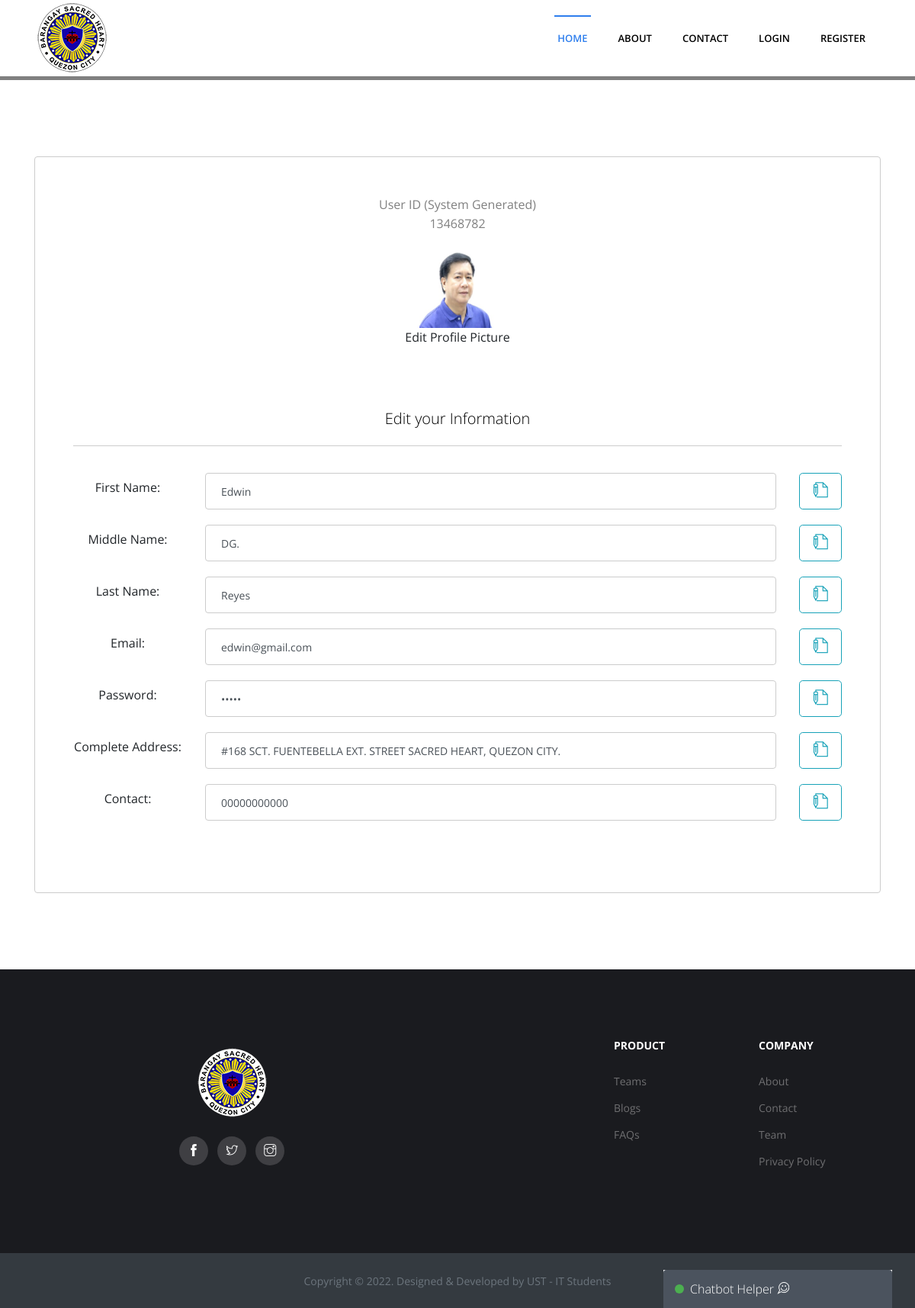
/index.php/home/edit_info, run on an earlier commit of the app's database.
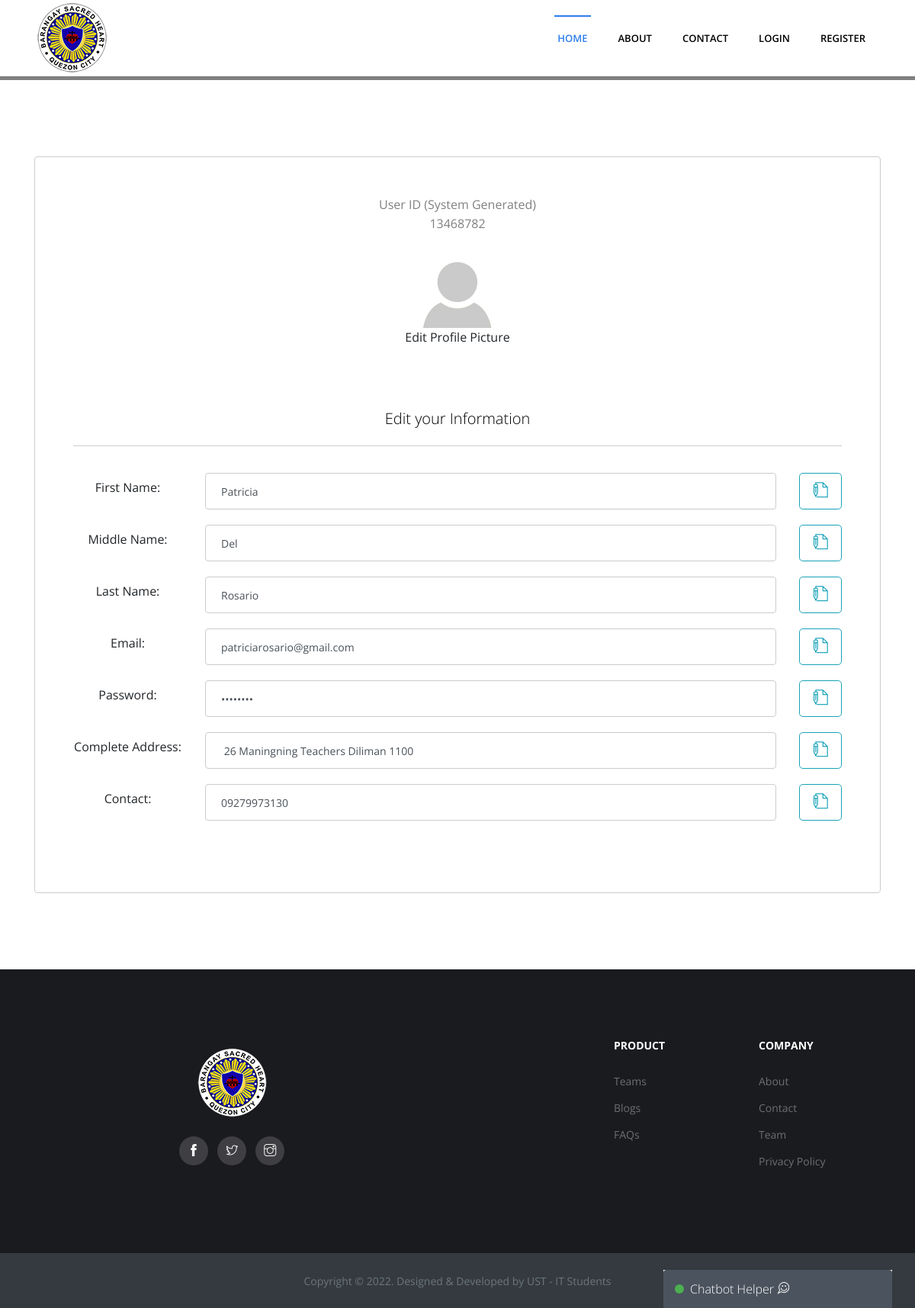
And on a later commit of the database.
### tables this page shows
CREATE TABLE `tbl_info` (
  `info_id` int(11) NOT NULL,
  `info_logo` varchar(100) NOT NULL,
  `info_adv_logo` varchar(100) NOT NULL,
  `info_mission` text NOT NULL,
  `info_vision` text NOT NULL,
  `info_gmap` text NOT NULL,
  `info_location` text NOT NULL,
  `info_number1` varchar(100) NOT NULL,
  `info_number2` varchar(100) NOT NULL,
  `info_home_userfile` varchar(100) NOT NULL,
  `info_home_tagline` varchar(100) NOT NULL,
  `info_home_greetings` text NOT NULL,
  `info_youtube_link` text NOT NULL,
  `info_about_userfile1` varchar(100) NOT NULL,
  `info_about_userfile2` varchar(100) NOT NULL,
  `info_about_userfile3` varchar(100) NOT NULL,
  `info_about_census` varchar(100) NOT NULL
);

CREATE TABLE `tbl_users` (
  `user_id` int(11) NOT NULL,
  `username` varchar(100) NOT NULL,
  `password` varchar(100) NOT NULL,
  `usertype` int(11) NOT NULL,
  `email` varchar(100) NOT NULL,
  `fname` varchar(100) NOT NULL,
  `mname` varchar(100) NOT NULL,
  `lname` varchar(100) NOT NULL,
  `address` varchar(500) NOT NULL,
  `contact` varchar(100) NOT NULL,
  `userfile` varchar(500) NOT NULL,
  `approved` int(11) NOT NULL,
  `verification_code` varchar(100) NOT NULL,
  `validation_code` varchar(500) NOT NULL,
  `reg_userfile` varchar(250) NOT NULL,
  `position` varchar(250) NOT NULL,
  `dp_userfile` varchar(250) NOT NULL,
  `date_created` timestamp NOT NULL DEFAULT current_timestamp()
);

### application/controllers/Home.php (called while the page is built, shortened)
<?php
class Home extends CI_Controller {
	public function edit_info(){
		if($this->session->userdata('usertype') == 1)
		{
			$error = "Register or Login First";
			$this->session->set_userdata('error' , $error);
			redirect('/home', 'refresh');
		}
		else
		{
			$notif_count = 0;
			$data['notif_count'] = $notif_count;
			$newdata = array(
				'user_id'  => $this->session->userdata('user_id'),
				'username'  => $this->session->userdata('username'),
				'fname'  => $this->session->userdata('fname'),
				'mname'  => $this->session->userdata('mname'),
				'lname'  => $this->session->userdata('lname'),
				'usertype'  => $this->session->userdata('usertype'),
				'email'     => $this->session->userdata('email'),
				'logged_in' => $this->session->userdata('logged_in'),
				'notif_count' => $notif_count
			);
			$info = $this->user_model->users_retrieve($this->session->userdata('user_id'));
			$data['profile'] = array(
				'user_id' => $info[0]->user_id,
				'username' => $info[0]->username,
				'password' => $info[0]->password,
				'usertype' => $info[0]->usertype,
				'email' => $info[0]->email,
				'fname' => $info[0]->fname,
				'mname' => $info[0]->mname,
				'lname' => $info[0]->lname,
				'address' => $info[0]->address,
				'contact' => $info[0]->contact,
				'userfile' => $info[0]->userfile,
				'approved' => $info[0]->approved,
				'date_created' => $info[0]->date_created
			);
			$data['user'] = $newdata;
			$data['error'] = $this->session->userdata('error');
			$data['success'] = $this->session->userdata('success');
			$data['info'] = $this->get_info();
			$this->load->view('plus/header', $data);
			$this->load->view('profile', $data);
			$this->load->view('plus/footer', $data);
			$this->session->unset_userdata('error');
			$this->session->unset_userdata('success');
		}
	}
	public function get_info(){
		$result = $this->info_model->info_retrieve();
		foreach($result as $r){
			$myArr['logo'] = $r->info_logo;
			$myArr['adv_logo'] = $r->info_adv_logo;
			$myArr['mission'] = $r->info_mission;
			$myArr['vision'] = $r->info_vision;
			$myArr['gmap'] = $r->info_gmap;
			$myArr['location'] = $r->info_location;
			$myArr['number1'] = $r->info_number1;
			$myArr['number2'] = $r->info_number2;
			$myArr['home_userfile'] = $r->info_home_userfile;
			$myArr['home_tagline'] = $r->info_home_tagline;
			$myArr['home_greetings'] = $r->info_home_greetings;
			$myArr['youtube_link'] = $r->info_youtube_link;
			$myArr['about_userfile1'] = $r->info_about_userfile1;
			$myArr['about_userfile2'] = $r->info_about_userfile2;
			$myArr['about_userfile3'] = $r->info_about_userfile3;
			$myArr['about_census'] = $r->info_about_census;
		}
		return $myArr;
	}
}

### index.php (called while the page is built, shortened)
<?php
require_once BASEPATH.'core/CodeIgniter.php';

### application/models/User_model.php (called while the page is built, shortened)
<?php
class User_model extends CI_Model {
        public function users_retrieve($id = null){
			$this->db->order_by('date_created', 'DESC');
            $query = $this->db->get('tbl_users');
            return $query->result();
        }
    }
?>

### application/models/Info_model.php (called while the page is built, shortened)
<?php
class Info_model extends CI_Model {
		public function info_retrieve(){
            $query = $this->db->get('tbl_info');
            return $query->result();
        }
  }
?>

### application/views/profile.php (the view, shortened to what the rows shown need)
<section class="user-login section">
	<div class="container">
		<div class="row">
			<div class="col-12">
				<div class="block">
					<div class="content text-center">
						<div class="logo">
							<label>User ID (System Generated)</label> <br>
							<label> 13468782 </label> <br> <br>
							<a href="#">
								<img src="<?php echo base_url() ?>assets/files/users/<?php if($profile['userfile'] != ""){ echo $profile['userfile']; } else {echo "default.jpg";}; ?>"
								alt="" style="width:100px; height: 100px;">
							</a> <br>
						</div>
							<?php echo form_open('home/update_info');?>
							<div class="row">
								<div class="col-lg-9 col-sm-12">
									<input type="text" class="form-control main" id="fname" name="fname" value="<?php echo $profile['fname']; ?>" required>
								</div>
							</div>
							<?php echo form_close();?>
							<?php echo form_open('home/update_info');?>
							<div class="row">
								<div class="col-lg-9 col-sm-12">
									<input type="text" class="form-control main" id="mname"  name="mname"  value="<?php echo $profile['mname']; ?>" required>
								</div>
							</div>
							<?php echo form_close();?>
							<?php echo form_open('home/update_info');?>
							<div class="row">
								<div class="col-lg-9 col-sm-12">
									<input type="text" class="form-control main" id="lname" name="lname" value="<?php echo $profile['lname']; ?>" required>
								</div>
							</div>
							<?php echo form_close();?>
							<?php echo form_open('home/update_info');?>
							<div class="row">
								<div class="col-lg-9 col-sm-12">
									<input type="email" class="form-control main" id="email" name="email" value="<?php echo $profile['email']; ?>" required>
								</div>
							</div>
							<?php echo form_close();?>
							<?php echo form_open('home/update_info');?>
							<div class="row">
								<div class="col-lg-9 col-sm-12">
									<input type="password" class="form-control main" id="password" name="password" value="<?php echo $profile['password']; ?>" required>
								</div>
							</div>
							<?php echo form_close();?>
							<?php echo form_open('home/update_info');?>
							<div class="row">
								<div class="col-lg-9 col-sm-12">
									<input type="text" class="form-control main" id="address" name="address" value="<?php echo $profile['address']; ?>" required>
								</div>
							</div>
							<?php echo form_close();?>
							<?php echo form_open('home/update_info');?>
							<div class="row">
								<div class="col-lg-9 col-sm-12">
									<input type="text" class="form-control main" id="contact" name="contact" value="<?php echo $profile['contact']; ?>" required>
								</div>
							</div>
							<?php echo form_close();?>
							<br>
					</div>
				</div>
			</div>
		</div>
	</div>
</section>

### application/views/plus/header.php (shortened to what the rows shown need)
<!DOCTYPE html>
<html lang="en">
<head>
	<link rel="stylesheet" href="https://cdn.jsdelivr.net/npm/bootstrap@4.6.2/dist/css/bootstrap.min.css"
>
	<link href="<?php echo base_url(); ?>assets/plugins/slick/slick.css" rel="stylesheet">
	<link href="<?php echo base_url(); ?>assets/plugins/themify-icons/themify-icons.css" rel="stylesheet">
	<link href="<?php echo base_url(); ?>assets/plugins/slick/slick-theme.css" rel="stylesheet">
	<link href="<?php echo base_url(); ?>assets/plugins/fancybox/jquery.fancybox.min.css" rel="stylesheet">
	<link href="<?php echo base_url(); ?>assets/plugins/aos/aos.css" rel="stylesheet">
	<link href="https://cdn.jsdelivr.net/npm/notyf@3/notyf.min.css" rel="stylesheet">
	<link href="https://cdn.datatables.net/1.12.1/css/jquery.dataTables.min.css" rel="stylesheet">
	<link href="https://cdn.datatables.net/1.12.1/css/dataTables.bootstrap4.min.css" rel="stylesheet">
	<link href="<?php echo base_url(); ?>assets/css/style.css" rel="stylesheet">
</head>
<body class="body-wrapper" data-spy="scroll" data-target=".privacy-nav">
	<nav class="navbar main-nav navbar-expand-lg px-2 px-sm-0 py-2 py-lg-0">
		<div class="container">
			<a class="navbar-brand" href="<?php echo base_url(); ?>"><img alt="logo" src="<?php echo base_url(); ?>assets/files/info/<?php echo $info['logo']; ?>"></a>
		</div>
	</nav>

### application/views/plus/footer.php (shortened to what the rows shown need)
	<footer>
		<div class="footer-main">
		<div class="container">
		<div class="row">
		<div class="col-lg-4 col-md-12 m-md-auto align-self-center">
		<div class="block">
		<a style="margin-left: 20px;" href="<?php echo base_url(); ?>"><img src="<?php echo base_url(); ?>assets/files/info/<?php echo $info['logo']; ?>" alt="footer-logo"></a>
		</div>
		</div>
		</div>
		</div>
		</div>
	</footer>
	</body>
</html>

What changed in the data, as far as the page shows it:
no longer on this page (row unchanged): tbl_users: userfile (picture), fname "Edwin", mname "DG.", lname "Reyes", email "edwin@gmail.com", address "#168 SCT. FUENTEBELLA EXT. STREET SACRED HEART, QUEZON CITY.", contact "00000000000"
added tbl_users: userfile (placeholder picture), fname "Patricia", mname "Del", lname "Rosario", email "patriciarosario@gmail.com", address "26 Maningning Teachers Diliman 1100", contact "09279973130"
